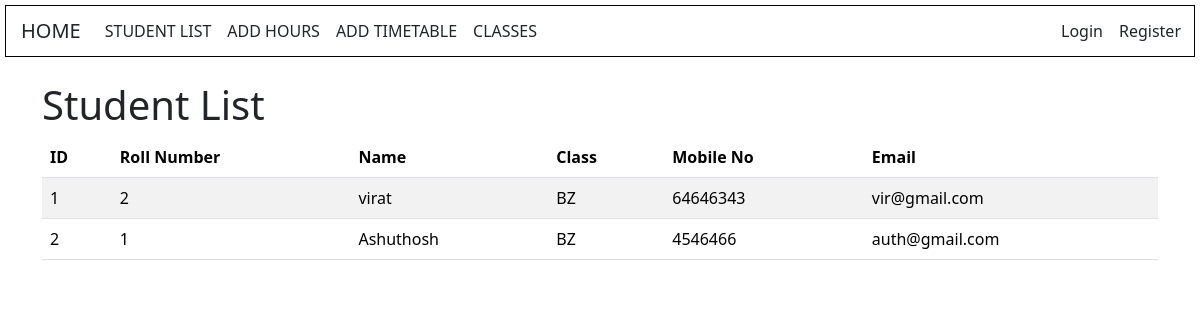
The app's page /students/home/ with its own data.
### students/models.py (models this page shows, shortened)
class Student(models.Model):
    name = models.CharField(max_length=100)
    roll_number = models.CharField(max_length=10, unique=True)
    student_class = models.ForeignKey(Class, on_delete=models.CASCADE)
    email = models.EmailField()
    phone = models.CharField(max_length=10)

class Class(models.Model):
    name = models.CharField(max_length=100)
    def __str__(self):
        return self.name

### students/views.py (the view)
# urls.py: 2. Add a URL to urlpatterns:  path('', views.home, name='home')
def home(request):
    students = Student.objects.all()
    return render(request, 'students/home.html', {'students': students})

### students/templates/students/home.html (shortened to what this page needs)
<!DOCTYPE html>
<html lang="en">
<head>
    <link href="https://cdn.jsdelivr.net/npm/bootstrap@5.3.2/dist/css/bootstrap.min.css" rel="stylesheet">
</head>
<body>
    {% include 'students/navbar.html' %}
    <div class="container mt-4">
        <h1>Student List</h1>
        {% if students %}
            <table class="table table-striped">
                <thead>
                    <tr>
                        <th>ID</th>
                        <th>Roll Number</th>
                        <th>Name</th>
                        <th>Class</th>
                        <th>Mobile No</th>
                        <th>Email</th>
                    </tr>
                </thead>
                <tbody>
                    {% for student in students %}
                    <tr>
                        <td>{{ student.id }}</td>
                        <td>{{ student.roll_number }}</td>
                        <td>{{  student.name }}</td>
                        <td>{{ student.student_class }}</td>
                        <td>{{ student.phone }}</td>
                        <td>{{ student.email }}</td>
                    </tr>
                    {% endfor %}
                </tbody>
            </table>
        {% else %}
            <p>No students available.</p>
        {% endif %}
    </div>
</body>
</html>

### students/templates/students/navbar.html (style rules this page uses)
body { background:url('https://img.freepik.com/free-vector/beautiful-decorative-soft-colorful-watercolor-texture-background_1055-14290.jpg') no-repeat center center fixed; background-size: cover; }

### records on screen
Student: id "1", roll_number "2", name "virat", student_class "BZ", phone "64646343", email "vir@gmail.com"
Student: id "2", roll_number "1", name "Ashuthosh", student_class "BZ", phone "4546466", email "auth@gmail.com"
